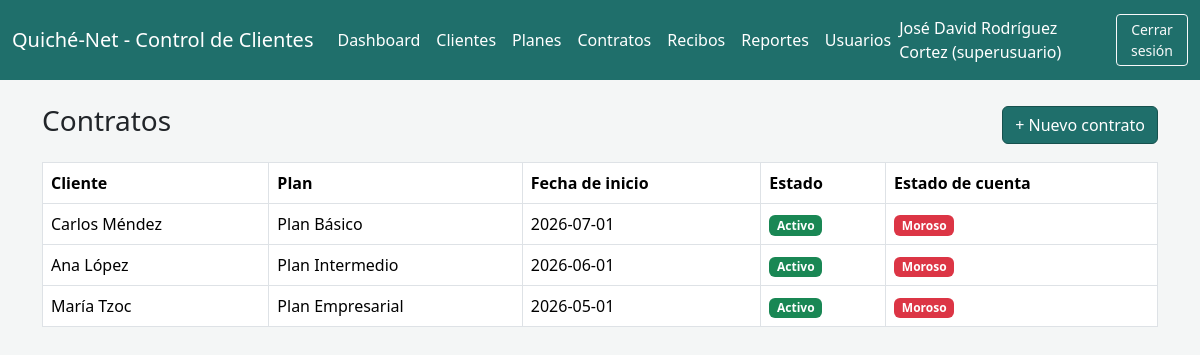
/contratos_listar.php (signed in), run on the app's committed database.
### tables this page shows
CREATE TABLE `contratos` (
  `id` int(11) NOT NULL,
  `cliente_id` int(11) NOT NULL,
  `plan_id` int(11) NOT NULL,
  `fecha_inicio` date NOT NULL,
  `fecha_fin` date DEFAULT NULL,
  `estado` enum('activo','cancelado') NOT NULL DEFAULT 'activo'
);

CREATE TABLE `clientes` (
  `id` int(11) NOT NULL,
  `nombre` varchar(150) NOT NULL,
  `dpi` varchar(13) DEFAULT NULL,
  `direccion` varchar(200) DEFAULT NULL,
  `telefono` varchar(20) DEFAULT NULL,
  `correo` varchar(100) DEFAULT NULL,
  `tipo_conexion` enum('fibra','antena') DEFAULT NULL,
  `torre` varchar(100) DEFAULT NULL,
  `ip` varchar(45) DEFAULT NULL,
  `usuario_servicio` varchar(100) DEFAULT NULL,
  `password_servicio` varchar(255) DEFAULT NULL,
  `estado` enum('activo','suspendido','inactivo') NOT NULL DEFAULT 'activo',
  `fecha_baja` datetime DEFAULT NULL,
  `creado_en` timestamp NOT NULL DEFAULT current_timestamp()
);

CREATE TABLE `planes` (
  `id` int(11) NOT NULL,
  `nombre` varchar(100) NOT NULL,
  `velocidad` varchar(50) NOT NULL,
  `precio` decimal(8,2) NOT NULL,
  `tipo_servicio` varchar(50) NOT NULL,
  `estado` enum('activo','inactivo') NOT NULL DEFAULT 'activo'
);

### config.php (called while the page is built, shortened)
<?php
function e($valor): string
{
    return htmlspecialchars((string) $valor, ENT_QUOTES, 'UTF-8');
}
function calcularEstadoCuenta(PDO $pdo, int $contratoId): string
{
    return estadoCuentaContrato($pdo, $contratoId)['estado'];
}
function mesTexto(string $fecha): string
{
    $t = strtotime($fecha);
    return MESES_ES[(int) date('n', $t)] . ' ' . date('Y', $t);
}
function estadoCuentaContrato(PDO $pdo, int $contratoId): array
{
    $stmt = $pdo->prepare("
        SELECT co.*, p.nombre AS plan_nombre, p.precio, p.velocidad
        FROM contratos co JOIN planes p ON p.id = co.plan_id
        WHERE co.id = ?");
    $stmt->execute([$contratoId]);
    $contrato = $stmt->fetch();
    $stmt = $pdo->prepare("
        SELECT id, numero_recibo, monto, periodo
        FROM pagos
        WHERE contrato_id = ? AND estado = 'pagado' AND periodo IS NOT NULL");
    $stmt->execute([$contratoId]);
    $pagosPorMes = [];
    foreach ($stmt->fetchAll() as $pg) {
        $k = substr($pg['periodo'], 0, 7);
        $pagosPorMes[$k]['total']    = ($pagosPorMes[$k]['total'] ?? 0) + (float) $pg['monto'];
        $pagosPorMes[$k]['recibos'][] = $pg;
    }
    $precio    = (float) $contrato['precio'];
    $mesActual = date('Y-m');
    $cursor    = new DateTime(date('Y-m-01', strtotime($contrato['fecha_inicio'])));
    $fin       = new DateTime(!empty($contrato['fecha_fin']) ? date('Y-m-01', strtotime($contrato['fecha_fin'])) : date('Y-m-01'));
    $meses = [];
    $saldo = 0;
    $vencidos = 0;
    $pendienteActual = false;
    while ($cursor <= $fin) {
        $k       = $cursor->format('Y-m');
        $pagado  = $pagosPorMes[$k]['total'] ?? 0;
        $debe    = max($precio - $pagado, 0);
        if ($debe <= 0) {
            $estado = 'Pagado';
        } elseif ($k === $mesActual) {
            $estado = 'Pendiente';
            $pendienteActual = true;
        } else {
            $estado = 'Vencido';
            $vencidos++;
        }
        $saldo += $debe;
        $meses[] = [
            'periodo' => $cursor->format('Y-m-01'),
            'mes'     => mesTexto($cursor->format('Y-m-01')),
            'cargo'   => $precio,
            'pagado'  => $pagado,
            'saldo'   => $debe,
            'estado'  => $estado,
            'recibos' => $pagosPorMes[$k]['recibos'] ?? [],
        ];
        $cursor->modify('+1 month');
    }
    $estadoGeneral = $vencidos > 0 ? 'Moroso' : ($pendienteActual ? 'Pendiente' : 'Al día');
    return [
        'contrato' => $contrato,
        'meses'    => $meses,
        'saldo'    => $saldo,
        'vencidos' => $vencidos,
        'estado'   => $estadoGeneral,
    ];
}

### contratos_listar.php (the view, shortened to what this page needs)
<?php
require __DIR__ . '/config.php';
$contratos = $pdo->query("
    SELECT co.*, c.nombre AS cliente_nombre, p.nombre AS plan_nombre
    FROM contratos co
    JOIN clientes c ON c.id = co.cliente_id
    JOIN planes p ON p.id = co.plan_id
    ORDER BY co.fecha_inicio DESC
")->fetchAll();
require __DIR__ . '/includes/header.php';
?>
<div class="d-flex justify-content-between align-items-center mb-3">
    <h3>Contratos</h3>
    <a href="contratos_form.php" class="btn btn-isp">+ Nuevo contrato</a>
</div>
<table class="table table-bordered bg-white">
    <thead>
        <tr>
            <th>Cliente</th>
            <th>Plan</th>
            <th>Fecha de inicio</th>
            <th>Estado</th>
            <th>Estado de cuenta</th>
        </tr>
    </thead>
    <tbody>
        <?php foreach ($contratos as $c): ?>
        <tr>
            <td><?= e($c['cliente_nombre']) ?></td>
            <td><?= e($c['plan_nombre']) ?></td>
            <td><?= e($c['fecha_inicio']) ?></td>
            <td>
                <span class="badge bg-<?= $c['estado'] === 'activo' ? 'success' : 'secondary' ?>">
                    <?= e(ucfirst($c['estado'])) ?>
                </span>
            </td>
            <td>
                <?php $estadoCuenta = calcularEstadoCuenta($pdo, $c['id']); ?>
                <span class="badge bg-<?= $estadoCuenta === 'Al día' ? 'success' : ($estadoCuenta === 'Pendiente' ? 'warning' : 'danger') ?>">
                    <?= e($estadoCuenta) ?>
                </span>
            </td>
        </tr>
        <?php endforeach; ?>
    </tbody>
</table>
<?php require __DIR__ . '/includes/footer.php'; ?>

### assets/css/style.css (style rules this page uses)
:root { --color-primario: #1f6f6b; --color-primario-oscuro: #16514e; --color-claro: #e7f3f2; }
body { background-color: #f4f6f6; }
.btn-isp { background-color: var(--color-primario); border-color: var(--color-primario-oscuro); color: #fff; }
.table thead { background-color: var(--color-primario); color: #fff; }

### data on the page
contratos: cliente.nombre "Carlos Méndez", plan.nombre "Plan Básico", fecha_inicio "2026-07-01", estado "Activo", estadoCuenta "Moroso"
contratos: cliente.nombre "Ana López", plan.nombre "Plan Intermedio", fecha_inicio "2026-06-01", estado "Activo", estadoCuenta "Moroso"
contratos: cliente.nombre "María Tzoc", plan.nombre "Plan Empresarial", fecha_inicio "2026-05-01", estado "Activo", estadoCuenta "Moroso"

### other printed values
$_SESSION['usuario_nombre'] "José David Rodríguez Cortez"
$_SESSION['usuario_rol'] "superusuario"
